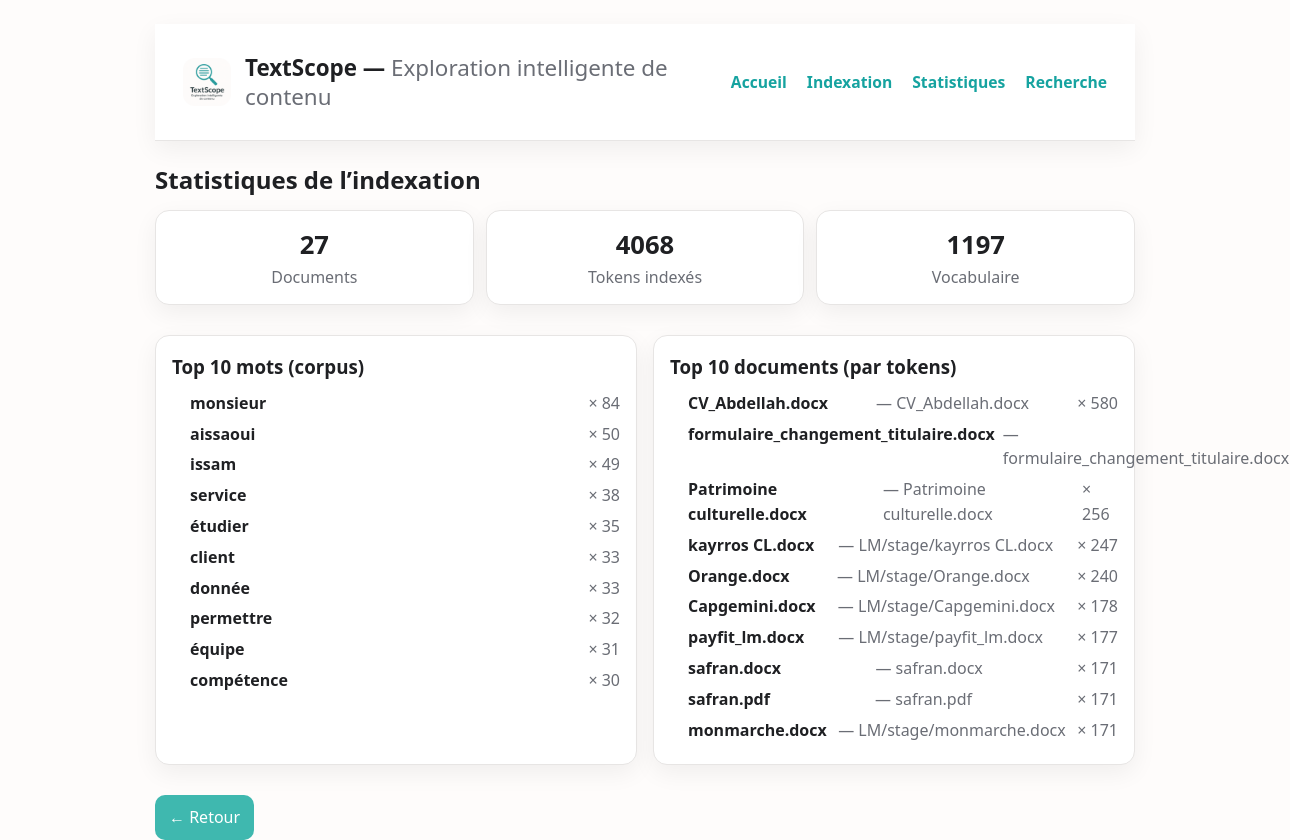
Screenshot of /stats with the database file from the repository.
### tables this page shows
CREATE TABLE documents (
        id INTEGER PRIMARY KEY AUTOINCREMENT,
        name TEXT NOT NULL,
        rel_path TEXT NOT NULL,         -- chemin relatif dans data/
        length INTEGER NOT NULL         -- nb de caractères de texte extrait
    );

### app.py (the view)
@app.route("/stats", methods=["GET"])
def stats():
    con = db_conn(); cur = con.cursor()
    cur.execute("SELECT COUNT(*) FROM documents")
    total_docs = cur.fetchone()[0] or 0
    cur.execute("SELECT COALESCE(SUM(freq),0) FROM frequencies")
    total_tokens = cur.fetchone()[0] or 0
    cur.execute("SELECT COUNT(DISTINCT word) FROM frequencies")
    vocab_size = cur.fetchone()[0] or 0
    cur.execute("""
        SELECT word, SUM(freq) AS f
        FROM frequencies
        GROUP BY word
        ORDER BY f DESC
        LIMIT 10
    """)
    top_words = cur.fetchall()  # [(word, f), ...]
    cur.execute("""
        SELECT d.id, d.name, d.rel_path, SUM(f.freq) AS tokens
        FROM documents d
        JOIN frequencies f ON f.doc_id = d.id
        GROUP BY d.id, d.name, d.rel_path
        ORDER BY tokens DESC
        LIMIT 10
    """)
    top_docs = cur.fetchall()  # [(id, name, rel_path, tokens), ...]
    con.close()
    return render_template("stats.html",
                           total_docs=total_docs,
                           total_tokens=total_tokens,
                           vocab_size=vocab_size,
                           top_words=top_words,
                           top_docs=top_docs,
                           role="admin")

### app.py (called while the page is built)
def db_conn():
    return sqlite3.connect(DB_PATH)

### templates/stats.html
{% extends "base.html" %}
{% block content %}
<link rel="stylesheet" href="{{ url_for('static', filename='css/stats.css') }}">
<div class="stats">
  <h2>Statistiques de l’indexation</h2>
  <div class="kpis">
    <div class="kpi"><div class="kpi-num">{{ total_docs }}</div><div class="kpi-label">Documents</div></div>
    <div class="kpi"><div class="kpi-num">{{ total_tokens }}</div><div class="kpi-label">Tokens indexés</div></div>
    <div class="kpi"><div class="kpi-num">{{ vocab_size }}</div><div class="kpi-label">Vocabulaire</div></div>
  </div>
  <div class="cards">
    <div class="card">
      <h3>Top 10 mots (corpus)</h3>
      <ol class="list">
        {% for w,f in top_words %}
          <li><span class="w">{{ w }}</span> <span class="f">× {{ f }}</span></li>
        {% endfor %}
      </ol>
    </div>
    <div class="card">
      <h3>Top 10 documents (par tokens)</h3>
      <ol class="list">
        {% for did, name, rel, tokens in top_docs %}
          <li>
            <strong>{{ name }}</strong>
            <span class="muted">— {{ rel }}</span>
            <span class="f">× {{ tokens }}</span>
          </li>
        {% endfor %}
      </ol>
    </div>
  </div>
  <div class="actions">
    <a class="btn" href="{{ url_for('admin_home') }}">← Retour </a>
  </div>
</div>
{% endblock %}

### templates/base.html (shortened to what this page needs)
<!doctype html>
<html lang="fr">
<head>
  <link rel="stylesheet" href="{{ url_for('static', filename='css/base.css') }}">
</head>
<body>
  <div class="container">
    <header class="app-header">
      <div class="logo-area">
        <img src="{{ url_for('static', filename='img/logo.png') }}" alt="TextScope Logo" class="logo">
        <h1 class="title">TextScope — <span>Exploration intelligente de contenu</span></h1>
      </div>
        {% if not hide_nav %}
            <nav class="top-nav">
                {% if role == "admin" %}
                    <a href="{{ url_for('welcome') }}">Accueil</a>
                    <a href="{{ url_for('index') }}">Indexation</a>
                    <a href="{{ url_for('stats') }}">Statistiques</a>
                    <a href="{{ url_for('search_page', role='admin') }}">Recherche</a>
                {% else %}
                    <a href="{{ url_for('welcome') }}">Accueil</a>
                    <a href="{{ url_for('search_page', role='user') }}">Recherche</a>
                {% endif %}
            </nav>
        {% endif %}
    </header>
    <main>
      {% block content %}{% endblock %}
    </main>
  </div>
</body>
</html>

### static/css/base.css (style rules this page uses)
:root { --bg:#fefcfb; --text:#1f2023; --muted:#6a6d75; --card:#ffffff; --border:#e7e5e4; --primary:#3fb8af; --primary-contrast:#ffffff; --ring:#f78da733; --shadow:0 8px 24px rgba(0,0,0,.06); }
* { box-sizing:border-box }
html,body { height:100% }
body { margin:24px; background:var(--bg); color:var(--text); font:16px/1.55 system-ui, Segoe UI, Roboto, Arial, sans-serif; }
a { color:inherit;text-decoration:none }
.muted { color:var(--muted) }
.container { max-width:980px;margin:0 auto }
header { margin-bottom:18px }
.card { border:1px solid var(--border); background:var(--card); border-radius:14px; padding:16px; margin:14px 0; transition: box-shadow .25s ease, transform .25s ease, border-color .25s ease; }
.card h3 { margin:0 0 10px }
.app-header { display:flex; align-items:center; justify-content:space-between; gap:32px; padding:14px 28px; background:var(--card); border-bottom:1px solid var(--border); box-shadow:var(--shadow); }
.logo-area { display:flex; align-items:center; gap:14px; flex:1 1 auto; min-width:0; }
.logo { width:48px; height:48px; border-radius:12px; }
.title { font-size:1.4rem; font-weight:700; color:var(--text); line-height:1.3; }
.title span { font-weight:400; color:var(--muted); }
.top-nav { display:flex; flex:0 0 auto; align-items:center; gap:20px; white-space:nowrap; }
.top-nav a { text-decoration:none; color:#16a3a0; font-weight:600; font-size:0.98rem; padding:4px 0; }

### static/css/stats.css (style rules this page uses)
.stats h2 { margin-bottom:12px }
.kpis { display:grid; grid-template-columns:repeat(auto-fit,minmax(160px,1fr)); gap:12px; margin-bottom:16px }
.kpi { border:1px solid var(--border); background:var(--card); border-radius:14px; padding:14px; text-align:center; box-shadow:var(--shadow) }
.kpi-num { font-size:1.6rem; font-weight:800 }
.kpi-label { color:var(--muted) }
.cards { display:grid; grid-template-columns:repeat(auto-fit,minmax(280px,1fr)); gap:16px; margin-top:8px }
.card { border:1px solid var(--border); background:var(--card); border-radius:14px; padding:16px; box-shadow:var(--shadow) }
.list { margin:0; padding-left:18px }
.list li { margin:6px 0; display:flex; gap:8px; align-items:baseline; justify-content:space-between }
.list .w { font-weight:600 }
.list .f { color:var(--muted) }
.actions { margin-top:16px }
.btn { display:inline-block; padding:10px 14px; border-radius:10px; background:var(--primary); color:var(--primary-contrast); text-decoration:none }

### rows the page displays
documents: name "CV_Abdellah.docx", rel_path "CV_Abdellah.docx", tokens "580"
documents: name "formulaire_changement_titulaire.docx", rel_path "formulaire_changement_titulaire.docx"
documents: name "Patrimoine culturelle.docx", rel_path "Patrimoine culturelle.docx", tokens "256"
documents: name "kayrros CL.docx", rel_path "LM/stage/kayrros CL.docx", tokens "247"
documents: name "Orange.docx", rel_path "LM/stage/Orange.docx", tokens "240"
documents: name "Capgemini.docx", rel_path "LM/stage/Capgemini.docx", tokens "178"
documents: name "payfit_lm.docx", rel_path "LM/stage/payfit_lm.docx", tokens "177"
documents: name "safran.docx", rel_path "safran.docx", tokens "171"
documents: name "safran.pdf", rel_path "safran.pdf", tokens "171"
documents: name "monmarche.docx", rel_path "LM/stage/monmarche.docx", tokens "171"

### other values shown
{{ total_docs }} "27"
{{ total_tokens }} "4068"
{{ vocab_size }} "1197"
{{ w }} "monsieur" "aissaoui" "issam" "service" "étudier" "client" "donnée" "permettre" "équipe" "compétence"
{{ f }} "84" "50" "49" "38" "35" "33" "33" "32" "31" "30"
